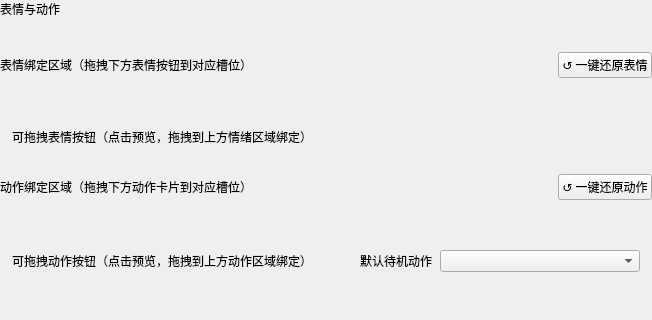
             <widget class="QWidget" name="widget_face_page">
              <layout class="QVBoxLayout" name="verticalLayout_face_page">
               <property name="spacing">
                <number>10</number>
               </property>
               <property name="leftMargin">
                <number>0</number>
               </property>
               <property name="topMargin">
                <number>0</number>
               </property>
               <property name="rightMargin">
                <number>0</number>
               </property>
               <property name="bottomMargin">
                <number>0</number>
               </property>
               <item>
                <widget class="QLabel" name="label_title_face">
                 <property name="text">
                  <string>表情与动作</string>
                 </property>
                </widget>
               </item>
               <item>
                <widget class="QLabel" name="label_face_hint">
                 <property name="text">
                  <string></string>
                 </property>
                 <property name="wordWrap">
                  <bool>true</bool>
                 </property>
                </widget>
               </item>
               <item>
                <layout class="QHBoxLayout" name="horizontalLayout_emotion_header">
                 <item>
                  <widget class="QLabel" name="label_emotion_title">
                   <property name="text">
                    <string>表情绑定区域（拖拽下方表情按钮到对应槽位）</string>
                   </property>
                  </widget>
                 </item>
                 <item>
                  <spacer name="horizontalSpacer_emotion_header">
                   <property name="orientation">
                    <enum>Qt::Horizontal</enum>
                   </property>
                   <property name="sizeHint">
                    <size>
                     <width>40</width>
                     <height>20</height>
                    </size>
                   </property>
                  </spacer>
                 </item>
                 <item>
                  <widget class="QPushButton" name="btn_reset_expr">
                   <property name="text">
                    <string>↺ 一键还原表情</string>
                   </property>
                  </widget>
                 </item>
                </layout>
               </item>
               <item>
                <widget class="QFrame" name="card_emotion_zone">
                 <property name="frameShape">
                  <enum>QFrame::NoFrame</enum>
                 </property>
                 <layout class="QVBoxLayout" name="verticalLayout_emotion_card">
                  <property name="spacing">
                   <number>10</number>
                  </property>
                  <property name="leftMargin">
                   <number>10</number>
                  </property>
                  <property name="topMargin">
                   <number>10</number>
                  </property>
                  <property name="rightMargin">
                   <number>10</number>
                  </property>
                  <property name="bottomMargin">
                   <number>10</number>
                  </property>
                  <item>
                   <widget class="QWidget" name="widget_emotion_zone">
                    <layout class="QVBoxLayout" name="verticalLayout_emotion_zone">
                     <property name="spacing">
                      <number>10</number>
                     </property>
                     <property name="leftMargin">
                      <number>0</number>
                     </property>
                     <property name="topMargin">
                      <number>0</number>
                     </property>
                     <property name="rightMargin">
                      <number>0</number>
                     </property>
                     <property name="bottomMargin">
                      <number>0</number>
                     </property>
                    </layout>
                   </widget>
                  </item>
                 </layout>
                </widget>
               </item>
               <item>
                <widget class="QFrame" name="card_expr_library">
                 <property name="frameShape">
                  <enum>QFrame::NoFrame</enum>
                 </property>
                 <layout class="QVBoxLayout" name="verticalLayout_expr_card">
                  <property name="spacing">
                   <number>8</number>
                  </property>
                  <property name="leftMargin">
                   <number>12</number>
                  </property>
                  <property name="topMargin">
                   <number>10</number>
                  </property>
                  <property name="rightMargin">
                   <number>12</number>
                  </property>
                  <property name="bottomMargin">
                   <number>10</number>
                  </property>
                  <item>
                   <layout class="QHBoxLayout" name="horizontalLayout_expr_top">
                    <item>
                     <widget class="QLabel" name="label_expr_title">
                      <property name="text">
                       <string>可拖拽表情按钮（点击预览，拖拽到上方情绪区域绑定）</string>
                      </property>
                     </widget>
                    </item>
                   </layout>
                  </item>
                  <item>
                   <widget class="QWidget" name="widget_expr_library">
                    <layout class="QVBoxLayout" name="verticalLayout_expr_lib">
                     <property name="spacing">
                      <number>6</number>
                     </property>
                     <property name="leftMargin">
                      <number>0</number>
                     </property>
                     <property name="topMargin">
                      <number>0</number>
                     </property>
                     <property name="rightMargin">
                      <number>0</number>
                     </property>
                     <property name="bottomMargin">
                      <number>0</number>
                     </property>
                    </layout>
                   </widget>
                  </item>
                 </layout>
                </widget>
               </item>
               <item>
                <layout class="QHBoxLayout" name="horizontalLayout_action_header">
                 <item>
                  <widget class="QLabel" name="label_action_title">
                   <property name="text">
                    <string>动作绑定区域（拖拽下方动作卡片到对应槽位）</string>
                   </property>
                  </widget>
                 </item>
                 <item>
                  <spacer name="horizontalSpacer_action_header">
                   <property name="orientation">
                    <enum>Qt::Horizontal</enum>
                   </property>
                   <property name="sizeHint">
                    <size>
                     <width>40</width>
                     <height>20</height>
                    </size>
                   </property>
                  </spacer>
                 </item>
                 <item>
                  <widget class="QPushButton" name="btn_reset_action">
                   <property name="text">
                    <string>↺ 一键还原动作</string>
                   </property>
                  </widget>
                 </item>
                </layout>
               </item>
               <item>
                <widget class="QFrame" name="card_motion_zone">
                 <property name="frameShape">
                  <enum>QFrame::NoFrame</enum>
                 </property>
                 <layout class="QVBoxLayout" name="verticalLayout_motion_card">
                  <property name="spacing">
                   <number>10</number>
                  </property>
                  <property name="leftMargin">
                   <number>10</number>
                  </property>
                  <property name="topMargin">
                   <number>10</number>
                  </property>
                  <property name="rightMargin">
                   <number>10</number>
                  </property>
                  <property name="bottomMargin">
                   <number>10</number>
                  </property>
                  <item>
                   <widget class="QWidget" name="widget_motion_zone">
                    <layout class="QVBoxLayout" name="verticalLayout_motion_zone">
                     <property name="spacing">
                      <number>10</number>
                     </property>
                     <property name="leftMargin">
                      <number>0</number>
                     </property>
                     <property name="topMargin">
                      <number>0</number>
                     </property>
                     <property name="rightMargin">
                      <number>0</number>
                     </property>
                     <property name="bottomMargin">
                      <number>0</number>
                     </property>
                    </layout>
                   </widget>
                  </item>
                 </layout>
                </widget>
               </item>
               <item>
                <widget class="QFrame" name="card_action_bind">
                 <property name="frameShape">
                  <enum>QFrame::NoFrame</enum>
                 </property>
                 <layout class="QVBoxLayout" name="verticalLayout_action_card">
                  <property name="spacing">
                   <number>8</number>
                  </property>
                  <property name="leftMargin">
                   <number>12</number>
                  </property>
                  <property name="topMargin">
                   <number>10</number>
                  </property>
                  <property name="rightMargin">
                   <number>12</number>
                  </property>
                  <property name="bottomMargin">
                   <number>10</number>
                  </property>
                  <item>
                   <layout class="QHBoxLayout" name="horizontalLayout_action_lib_top">
                    <item>
                     <widget class="QLabel" name="label_action_lib_title">
                      <property name="text">
                       <string>可拖拽动作按钮（点击预览，拖拽到上方动作区域绑定）</string>
                      </property>
                     </widget>
                    </item>
                    <item>
                     <spacer name="horizontalSpacer_action_lib_top">
                      <property name="orientation">
                       <enum>Qt::Horizontal</enum>
                      </property>
                      <property name="sizeHint">
                       <size>
                        <width>40</width>
                        <height>20</height>
                       </size>
                      </property>
                     </spacer>
                    </item>
                    <item>
                     <widget class="QLabel" name="label_idle_action">
                      <property name="text">
                       <string>默认待机动作</string>
                      </property>
                     </widget>
                    </item>
                    <item>
                     <widget class="QComboBox" name="combo_idle_motion">
                      <property name="minimumSize">
                       <size>
                        <width>200</width>
                        <height>0</height>
                       </size>
                      </property>
                     </widget>
                    </item>
                   </layout>
                  </item>
                  <item>
                   <widget class="QWidget" name="widget_action_library">
                    <layout class="QVBoxLayout" name="verticalLayout_action_lib">
                     <property name="spacing">
                      <number>6</number>
                     </property>
                     <property name="leftMargin">
                      <number>0</number>
                     </property>
                     <property name="topMargin">
                      <number>0</number>
                     </property>
                     <property name="rightMargin">
                      <number>0</number>
                     </property>
                     <property name="bottomMargin">
                      <number>0</number>
                     </property>
                    </layout>
                   </widget>
                  </item>
                 </layout>
                </widget>
               </item>
               <item>
                <layout class="QHBoxLayout" name="horizontalLayout_face_bottom">
                 <item>
                  <spacer name="horizontalSpacer_face_status">
                   <property name="orientation">
                    <enum>Qt::Horizontal</enum>
                   </property>
                   <property name="sizeHint">
                    <size>
                     <width>40</width>
                     <height>20</height>
                    </size>
                   </property>
                  </spacer>
                 </item>
                 <item>
                  <widget class="QLabel" name="label_map_status">
                   <property name="text">
                    <string/>
                   </property>
                  </widget>
                 </item>
                </layout>
               </item>
              </layout>
             </widget>
